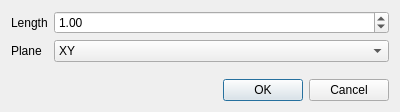
<?xml version="1.0" encoding="UTF-8"?>
<ui version="4.0">
 <class>EquilateralTriangleParametersDialog</class>
 <widget class="QDialog" name="EquilateralTriangleParametersDialog">
  <property name="windowModality">
   <enum>Qt::ApplicationModal</enum>
  </property>
  <property name="geometry">
   <rect>
    <x>0</x>
    <y>0</y>
    <width>400</width>
    <height>112</height>
   </rect>
  </property>
  <property name="minimumSize">
   <size>
    <width>400</width>
    <height>112</height>
   </size>
  </property>
  <property name="windowTitle">
   <string>Equilateral Triangle Parameters</string>
  </property>
  <layout class="QGridLayout" name="gridLayout">
   <item row="0" column="0">
    <layout class="QFormLayout" name="formLayout">
     <item row="0" column="0">
      <widget class="QLabel" name="lengthLabel">
       <property name="text">
        <string>Length</string>
       </property>
      </widget>
     </item>
     <item row="1" column="0">
      <widget class="QLabel" name="planeLabel">
       <property name="text">
        <string>Plane</string>
       </property>
      </widget>
     </item>
     <item row="1" column="1">
      <widget class="QComboBox" name="planeComboBox">
       <item>
        <property name="text">
         <string>XY</string>
        </property>
       </item>
       <item>
        <property name="text">
         <string>XZ</string>
        </property>
       </item>
       <item>
        <property name="text">
         <string>YZ</string>
        </property>
       </item>
      </widget>
     </item>
     <item row="0" column="1">
      <widget class="QDoubleSpinBox" name="lengthDoubleSpinBox">
       <property name="singleStep">
        <double>0.010000000000000</double>
       </property>
       <property name="value">
        <double>1.000000000000000</double>
       </property>
      </widget>
     </item>
    </layout>
   </item>
   <item row="1" column="0">
    <widget class="QDialogButtonBox" name="buttonBox">
     <property name="orientation">
      <enum>Qt::Horizontal</enum>
     </property>
     <property name="standardButtons">
      <set>QDialogButtonBox::Cancel|QDialogButtonBox::Ok</set>
     </property>
    </widget>
   </item>
  </layout>
 </widget>
 <tabstops>
  <tabstop>lengthDoubleSpinBox</tabstop>
  <tabstop>planeComboBox</tabstop>
 </tabstops>
 <resources/>
 <connections>
  <connection>
   <sender>buttonBox</sender>
   <signal>accepted()</signal>
   <receiver>EquilateralTriangleParametersDialog</receiver>
   <slot>accept()</slot>
   <hints>
    <hint type="sourcelabel">
     <x>248</x>
     <y>254</y>
    </hint>
    <hint type="destinationlabel">
     <x>157</x>
     <y>274</y>
    </hint>
   </hints>
  </connection>
  <connection>
   <sender>buttonBox</sender>
   <signal>rejected()</signal>
   <receiver>EquilateralTriangleParametersDialog</receiver>
   <slot>reject()</slot>
   <hints>
    <hint type="sourcelabel">
     <x>316</x>
     <y>260</y>
    </hint>
    <hint type="destinationlabel">
     <x>286</x>
     <y>274</y>
    </hint>
   </hints>
  </connection>
 </connections>
</ui>
